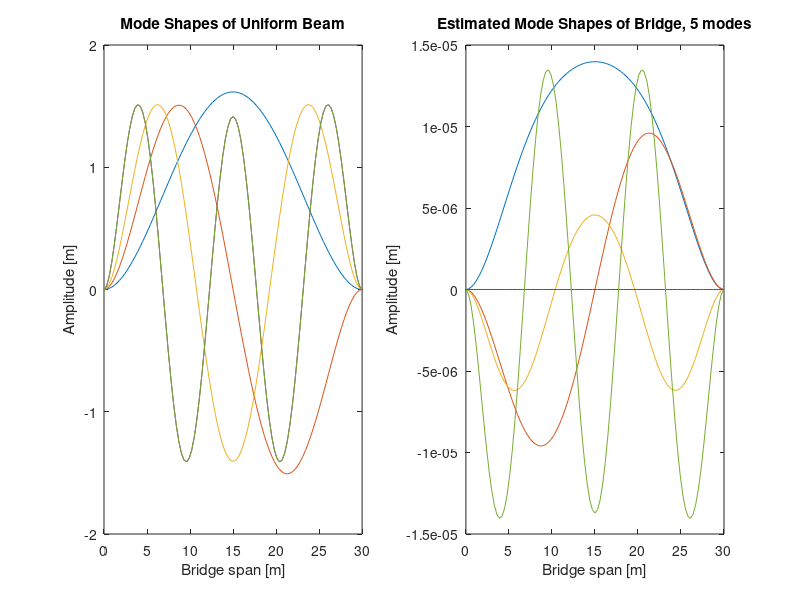
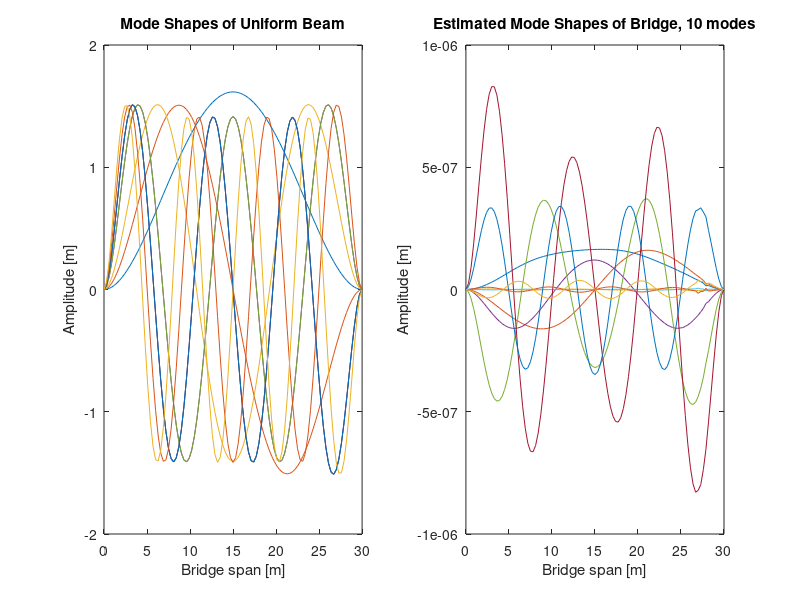
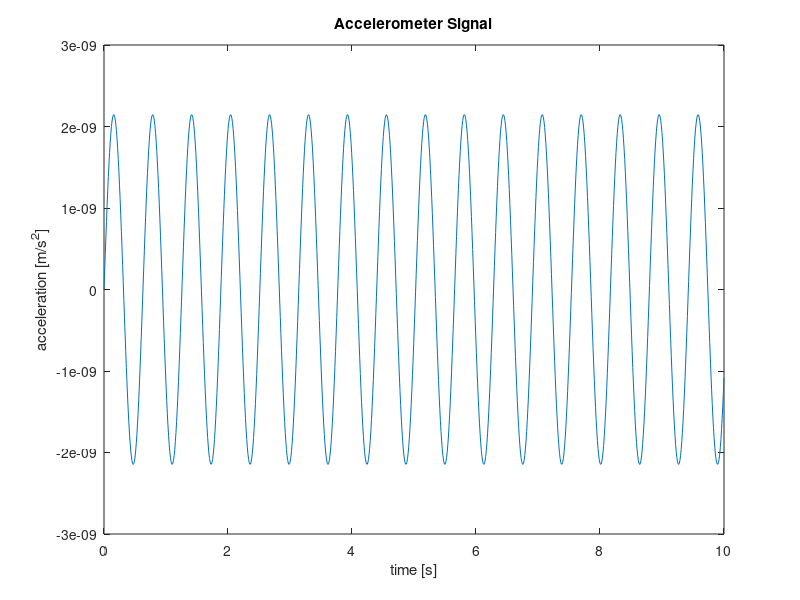

MATLAB code to generate these figures, in order:
%% MAE6257 HW 11
% Randy Schur
clear
close

%bridge characteristics
d=8;
l=30;
n_modes =5;
x=linspace(0,l,101);
h= 6-3*cos(3.*(2.*x-l)./(2*l));
h_avg = mean(h);
rho=2400;
E=25*10^9;
A=d*h_avg;
I=d*h_avg^3/12;

%a
y=@(p) cos(p)*cosh(p)-1;    % equation for determinant of coefficient matrix
p=0;
bl=0;
while(length(bl)<16)        %find zeros of determinant equation.
   z =fzero(y,p);
    if sum((bl==z))==0
        bl(end+1)=z;
    end
    p = p+1;
end
beta(1)=bl(2)/l;
beta(2)=bl(3)/l;
beta(3)=bl(5)/l;
beta(4)=bl(7)/l;
beta(5)=bl(8)/l;
beta=beta';
w_assumed=beta.^2.*sqrt(E.*I./(rho.*A));    %assumed natural frequencies.
%let c1=1;
c2=repmat((sin(beta.*l)-sinh(beta.*l))./(cos(beta.*l)-cosh(beta.*l)) ,1, length(x));
temp=beta*x;
psi=sin(temp)-sinh(temp)-c2.*(cos(temp)-cosh(temp));    %mode shapes for admissible functions
subplot(1,2,1), plot(x,psi)
title('Mode Shapes of Uniform Beam')
xlabel('Bridge span [m]')
ylabel('Amplitude [m]')
A=d*h;  %characteristics of actual bridge
I=d*h.^3./12;
d2I = d/12.*(72900.*cos(45.*(2.*x-l)).*(6-2.*cos(45*(2.*x-l))).^2+437400.*sin(45.*(2.*x-l)).^2.*(6-3.*cos(45.*(2.*x-l))));
step=l/length(x);
for i=1:length(beta)
    for j=1:length(beta)
        prod_M= psi(i,:).*psi(j,:)*step;
        prod_K= beta(i).^4.*E.*d2I./(rho.*A).*psi(i,:).*psi(j,:)*step;
        M(i,j)= sum(prod_M);    %M=<phi_i, phi_j>
        K(i,j)= sum(prod_K);    %K=<phi_i, L[phi_i]>
    end
end
[uk, wk]= eig(M\K);
wk=sqrt(diag(wk));
[wk, ind] = sort(wk);       %esitmated natural frequencies, mode shapes.
uk= uk(:, ind');

phi=zeros(size(psi));
for i=1:n_modes
    for j=1:n_modes
        phi(i,:) = phi(i,:)+uk(j,i).*psi(j,:);
    end
end
subplot(1,2,2), plot(x, phi)
title('Estimated Mode Shapes of Bridge, 5 modes')
xlabel('Bridge span [m]')
ylabel('Amplitude [m]')

%% b
%bridge characteristics
d=8;
l=30;
n_modes =10;
x=linspace(0,l,101);
h= 6-3*cos(3.*(2.*x-l)./(2*l));
h_avg = mean(h);
rho=2400;
E=25*10^9;
A=d*h_avg;
I=d*h_avg^3/12;

%a
y=@(p) cos(p)*cosh(p)-1;    % equation for determinant of coefficient matrix
p=0;
bl=0;
while(length(bl)<16)        %find zeros of determinant equation.
   z =fzero(y,p);
    if sum((bl==z))==0
        bl(end+1)=z;
    end
    p = p+1;
end
beta(1)=bl(2)/l;
beta(2)=bl(3)/l;
beta(3)=bl(5)/l;
beta(4)=bl(7)/l;
beta(5)=bl(8)/l;
beta(6)=bl(9)/l;
beta(7)=bl(10)/l;
beta(8)=bl(11)/l;
beta(9)=bl(12)/l;
beta(10)=bl(14)/l;
w_assumed=beta.^2.*sqrt(E.*I./(rho.*A));    %assumed natural frequencies.
%let c1=1;
c2=repmat((sin(beta.*l)-sinh(beta.*l))./(cos(beta.*l)-cosh(beta.*l)) ,1, length(x));
temp=beta*x;
psi=sin(temp)-sinh(temp)-c2.*(cos(temp)-cosh(temp));    %mode shapes for admissible functions
figure
subplot(1,2,1), plot(x,psi)
title('Mode Shapes of Uniform Beam')
xlabel('Bridge span [m]')
ylabel('Amplitude [m]')
A=d*h;  %characteristics of actual bridge
d2I = d/12.*(72900.*cos(45.*(2.*x-l)).*(6-2.*cos(45*(2.*x-l))).^2+437400.*sin(45.*(2.*x-l)).^2.*(6-3.*cos(45.*(2.*x-l))));
step=l/length(x);
for i=1:length(beta)
    for j=1:length(beta)
        prod_M= psi(i,:).*psi(j,:)*step;
        prod_K= beta(i).^4.*E.*d2I./(rho.*A).*psi(i,:).*psi(j,:)*step;
        M(i,j)= sum(prod_M);    %M=<phi_i, phi_j>
        K(i,j)= sum(prod_K);    %K=<phi_i, L[phi_i]>
    end
end
[uk, wk]= eig(M\K);
wk=sqrt(diag(wk));
[wk, ind] = sort(wk);       %esitmated natural frequencies, mode shapes.
uk= uk(:, ind');

phi=zeros(size(psi));
for i=1:n_modes
    for j=1:n_modes
        phi(i,:) = phi(i,:)+uk(j,i).*psi(j,:);
    end
end
subplot(1,2,2), plot(x, phi)
title('Estimated Mode Shapes of Bridge, 10 modes')
xlabel('Bridge span [m]')
ylabel('Amplitude [m]')
%% c
loc = x(34);
t= linspace(0, 10, 1000);
for i=1:n_modes
modal_accel(i,:) = 10000*(phi(i,34))^2*sin(10*t);
end
signal= zeros(1, length(modal_accel));
for i=1:n_modes
    signal= signal+modal_accel(i,:);
end
figure
plot(t, signal)
title('Accelerometer Signal')
xlabel('time [s]')
ylabel('acceleration [m/s^2]')
